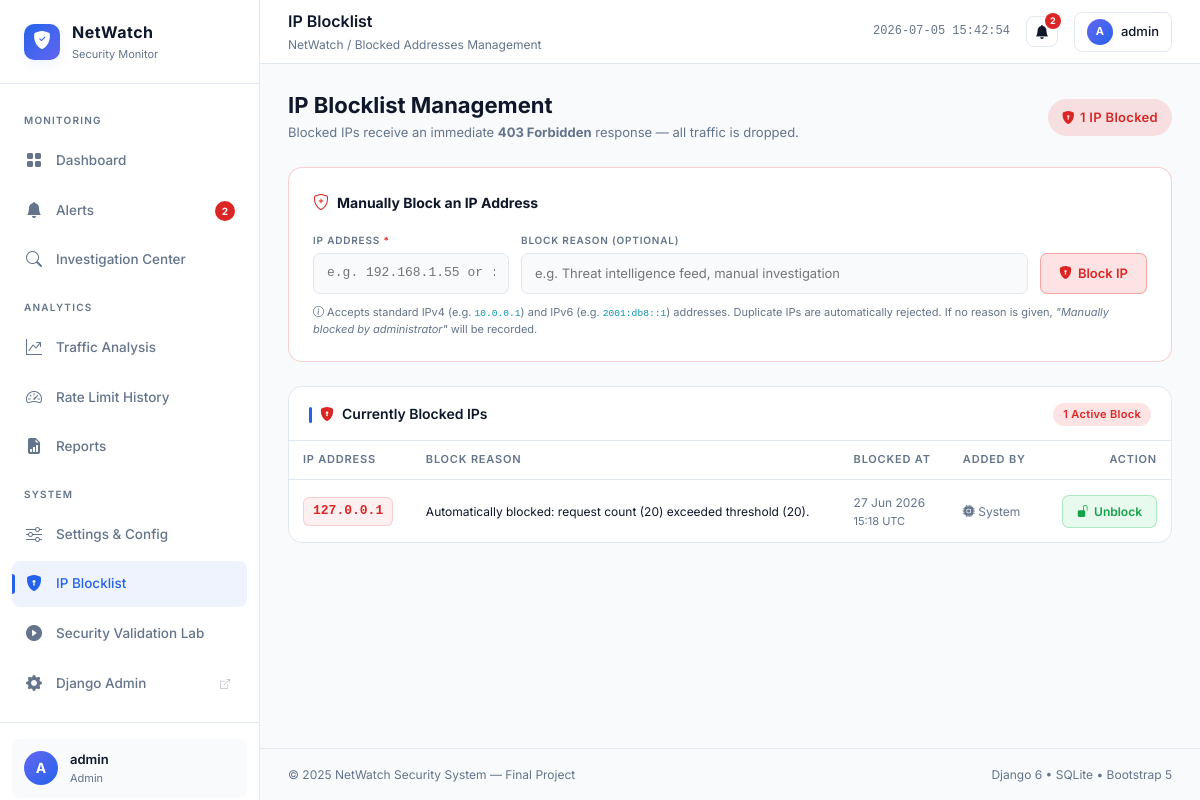
/blocklist/ (signed in), run on the app's committed database.
### accounts/models.py (models this page shows, shortened)
class Profile(models.Model):
    ROLE_CHOICES = (
        ('admin', 'Administrator'),
        ('analyst', 'Security Analyst'),
        ('viewer', 'Viewer'),
    )
    user = models.OneToOneField(User, on_delete=models.CASCADE)
    role = models.CharField(max_length=20, choices=ROLE_CHOICES, default='viewer')

### alerts/models.py (models this page shows, shortened)
class IPBlocklist(models.Model):
    ip_address = models.CharField(max_length=100, unique=True)
    reason = models.CharField(max_length=255, blank=True)
    added_at = models.DateTimeField(auto_now_add=True)
    added_by = models.ForeignKey('auth.User', null=True, blank=True, on_delete=models.SET_NULL)
    class Meta:
        ordering = ['-added_at']

### alerts/views.py (the view)
# urls.py: path('blocklist/', views.blocklist_view, name='blocklist'),
@role_required('admin', redirect_url='dashboard', message='Access Denied: Only Administrators can view the blocklist.')
def blocklist_view(request):
    blocklist = IPBlocklist.objects.all()
    return render(request, 'alerts/blocklist.html', {'blocklist': blocklist})

### accounts/access.py (called while the page is built)
def get_user_role(user):
    if not getattr(user, 'is_authenticated', False):
        return None
    profile = getattr(user, 'profile', None)
    return getattr(profile, 'role', None)

def role_required(*allowed_roles, redirect_url='dashboard', message='Access denied.'):
    def decorator(view_func):
        @wraps(view_func)
        def _wrapped_view(request, *args, **kwargs):
            if not request.user.is_authenticated:
                return redirect_to_login(request.get_full_path(), settings.LOGIN_URL)
            role = get_user_role(request.user)
            if role not in allowed_roles:
                messages.error(request, message)
                return redirect(redirect_url)
            return view_func(request, *args, **kwargs)
        return _wrapped_view
    return decorator

### alerts/models.py (called while the page is built)
    @classmethod
    def get_settings(cls):
        from django.core.cache import cache
        cache_key = "system_settings"
        settings = cache.get(cache_key)
        if settings is None:
            settings, created = cls.objects.get_or_create(pk=1)
            cache.set(cache_key, settings, timeout=300)
        return settings

### netwatch/context_processors.py (called while the page is built)
def netwatch_context(request):
    if request.user.is_authenticated:
        active_alerts = Alert.objects.filter(resolved=False).count()
    else:
        active_alerts = 0
    user_role = get_user_role(request.user)
    return {
        'active_alerts': active_alerts,
        'user_role': user_role,
        'is_admin_user': user_role == 'admin',
        'is_analyst_user': user_role == 'analyst',
        'is_viewer_user': user_role == 'viewer',
    }

### templates/alerts/blocklist.html (shortened to what this page needs)
{% extends 'base.html' %}
{% block nav_blocklist %}active{% endblock %}
{% block page_title %}IP Blocklist{% endblock %}
{% block page_breadcrumb %}Blocked Addresses Management{% endblock %}
{% block content %}
<div class="d-flex align-items-center justify-content-between mb-4">
  <div>
    <h1 style="font-size:22px; font-weight:700; color:var(--nw-text-primary); margin:0;">
      IP Blocklist Management
    </h1>
    <p style="color:var(--nw-text-muted); font-size:13px; margin:4px 0 0;">
      Blocked IPs receive an immediate <strong>403 Forbidden</strong> response — all traffic is dropped.
    </p>
  </div>
  <span class="nw-badge nw-badge-danger" style="font-size:13px; padding:8px 14px;">
    <i class="bi bi-shield-lock-fill"></i>
    {{ blocklist|length }} IP{{ blocklist|length|pluralize }} Blocked
  </span>
</div>
<div class="add-ip-panel">
  <div class="add-ip-title">
    <i class="bi bi-shield-plus" style="color:var(--nw-danger); font-size:16px;"></i>
    Manually Block an IP Address
  </div>
  <form method="post" action="{% url 'blocklist_add_ip' %}">
    <div class="add-ip-form-row">
      <div class="add-ip-group">
        <label class="add-ip-label" for="id_ip_address">
          IP Address <span style="color:var(--nw-danger);">*</span>
        </label>
        <input
          type="text"
          id="id_ip_address"
          name="ip_address"
          class="add-ip-input"
          placeholder="e.g. 192.168.1.55 or ::1"
          autocomplete="off"
          required
        />
      </div>
      <div class="add-ip-group" style="flex:1;">
        <label class="add-ip-label" for="id_reason">
          Block Reason <span style="color:var(--nw-text-muted);">(optional)</span>
        </label>
        <input
          type="text"
          id="id_reason"
          name="reason"
          class="add-ip-input add-ip-reason"
          placeholder="e.g. Threat intelligence feed, manual investigation"
          maxlength="255"
          style="width:100%;"
        />
      </div>
      <div class="add-ip-group" style="align-self:flex-end;">
        <button type="submit" class="btn-block-ip"
          onclick="return confirm('Block this IP address? It will immediately start receiving 403 errors.');">
          <i class="bi bi-shield-lock-fill"></i>
          Block IP
        </button>
      </div>
    </div>
    <div style="margin-top:10px; font-size:11px; color:var(--nw-text-muted);">
      <i class="bi bi-info-circle"></i>
      Accepts standard IPv4 (e.g. <code style="color:var(--nw-info);">10.0.0.1</code>) and IPv6
      (e.g. <code style="color:var(--nw-info);">2001:db8::1</code>) addresses.
      Duplicate IPs are automatically rejected.
      If no reason is given, <em>"Manually blocked by administrator"</em> will be recorded.
    </div>
  </form>
</div>
<div class="nw-card" style="padding:0; overflow:hidden;">
  <div class="nw-section-header" style="padding:16px 20px 0;">
    <div class="nw-section-title">
      <i class="bi bi-shield-lock-fill" style="color:var(--nw-danger);"></i>
      Currently Blocked IPs
    </div>
    <span class="nw-badge nw-badge-danger">
      {{ blocklist|length }} Active Block{{ blocklist|length|pluralize }}
    </span>
  </div>
  <div style="height:1px; background:var(--nw-border); margin:12px 0 0;"></div>
  <div style="overflow-x:auto;">
    <table class="nw-table">
      <thead>
        <tr>
          <th>IP Address</th>
          <th>Block Reason</th>
          <th>Blocked At</th>
          <th>Added By</th>
          <th style="text-align:right;">Action</th>
        </tr>
      </thead>
      <tbody>
        {% for b in blocklist %}
        <tr>
          <td>
            <span class="blocked-ip-chip">{{ b.ip_address }}</span>
          </td>
          <td>
            <span class="reason-cell">
              {{ b.reason|default:"—" }}
            </span>
          </td>
          <td>
            <span class="nw-timestamp">{{ b.added_at|date:"d M Y" }}</span>
            <div style="font-size:11px; color:var(--nw-text-muted);">
              {{ b.added_at|date:"H:i" }} UTC
            </div>
          </td>
          <td>
            <span class="added-by-cell">
              {% if b.added_by %}
                <i class="bi bi-person-fill" style="color:var(--nw-accent);"></i>
                {{ b.added_by.username }}
              {% else %}
                <i class="bi bi-cpu-fill" style="color:var(--nw-text-muted);"></i>
                System
              {% endif %}
            </span>
          </td>
          <td style="text-align:right;">
            <form method="post" action="{% url 'unblock_ip' b.pk %}"
              onsubmit="return confirm('Remove {{ b.ip_address }} from the blocklist?\nThis IP will immediately be allowed to send requests again.');">
              <button type="submit"
                style="padding:6px 14px; background:rgba(34,197,94,0.1); border:1px solid rgba(34,197,94,0.3);
                  color:var(--nw-success); border-radius:7px; font-size:12px; font-weight:600;
                  cursor:pointer; font-family:'Inter',sans-serif; display:inline-flex; align-items:center; gap:5px;
                  transition:all 0.2s;"
                onmouseover="this.style.background='rgba(34,197,94,0.2)'"
                onmouseout="this.style.background='rgba(34,197,94,0.1)'">
                <i class="bi bi-unlock-fill"></i> Unblock
              </button>
            </form>
          </td>
        </tr>
        {% endfor %}
      </tbody>
    </table>
  </div>
</div>
{% endblock %}

### templates/base.html (shortened to what this page needs)
<!DOCTYPE html>
<html lang="en">
<head>
  <link href="https://cdn.jsdelivr.net/npm/bootstrap@5.3.3/dist/css/bootstrap.min.css" rel="stylesheet" />
  <link href="https://cdn.jsdelivr.net/npm/bootstrap-icons@1.11.3/font/bootstrap-icons.min.css" rel="stylesheet" />
</head>
<body>
  <aside class="nw-sidebar">
    <a href="{% url 'dashboard' %}" class="nw-sidebar-brand">
      <div class="nw-brand-icon">
        <i class="bi bi-shield-fill-check"></i>
      </div>
      <div class="nw-brand-text">
        <span class="nw-brand-name">NetWatch</span>
        <span class="nw-brand-subtitle">Security Monitor</span>
      </div>
    </a>
    <nav class="nw-nav">
      <span class="nw-nav-section-label">Monitoring</span>
      <a href="{% url 'dashboard' %}"
        class="nw-nav-item {% block nav_dashboard %}{% endblock %}">
        <i class="bi bi-grid-fill"></i>
        Dashboard
      </a>
      {% if is_admin_user or is_analyst_user %}
      <a href="{% url 'alerts_list' %}" class="nw-nav-item {% block nav_alerts %}{% endblock %}">
        <i class="bi bi-bell-fill"></i>
        Alerts
        {% if active_alerts %}
        <span class="nw-nav-badge">{{ active_alerts }}</span>
        {% endif %}
      </a>
      <a href="{% url 'ip_investigation' %}" class="nw-nav-item {% block nav_investigate %}{% endblock %}">
        <i class="bi bi-search"></i>
        Investigation Center
      </a>
      {% endif %}
      {% if is_admin_user or is_analyst_user %}
      <span class="nw-nav-section-label">Analytics</span>
      <a href="{% url 'analytics' %}" class="nw-nav-item {% block nav_traffic %}{% endblock %}">
        <i class="bi bi-graph-up-arrow"></i>
        Traffic Analysis
      </a>
      <a href="{% url 'rate_limit_history' %}" class="nw-nav-item {% block nav_rate_limits %}{% endblock %}">
        <i class="bi bi-speedometer2"></i>
        Rate Limit History
      </a>
      <a href="{% url 'reports' %}" class="nw-nav-item {% block nav_reports %}{% endblock %}">
        <i class="bi bi-file-earmark-bar-graph-fill"></i>
        Reports
      </a>
      {% endif %}
      <span class="nw-nav-section-label">System</span>
      {% if is_admin_user %}
      <a href="{% url 'settings' %}" class="nw-nav-item {% block nav_settings %}{% endblock %}">
        <i class="bi bi-sliders"></i>
        Settings & Config
      </a>
      <a href="{% url 'blocklist' %}" class="nw-nav-item {% block nav_blocklist %}{% endblock %}">
        <i class="bi bi-shield-lock-fill"></i>
        IP Blocklist
      </a>
      <a href="{% url 'simulation_lab' %}" class="nw-nav-item {% block nav_simulation %}{% endblock %}">
        <i class="bi bi-play-circle-fill"></i>
        Security Validation Lab
      </a>
      <a href="/admin/" class="nw-nav-item" target="_blank">
        <i class="bi bi-gear-fill"></i>
        Django Admin
        <i class="bi bi-box-arrow-up-right ms-auto"
          style="font-size:10px; opacity:0.5;"></i>
      </a>
      {% endif %}
    </nav>
    <div class="nw-sidebar-footer">
      <div class="nw-user-card mb-2">
        <div class="nw-avatar">
          {{ request.user.username|first|upper }}
        </div>
        <div class="nw-user-info">
          <div class="nw-username">{{ request.user.username }}</div>
          <div class="nw-user-role">
            {{ user_role|default:"User"|title }}
          </div>
        </div>
      </div>
    </div>
  </aside>
  <div class="nw-main">
    <header class="nw-topbar">
      <div>
        <div class="nw-page-title">{% block page_title %}Dashboard{% endblock %}</div>
        <div class="nw-page-breadcrumb">
          NetWatch / {% block page_breadcrumb %}Overview{% endblock %}
        </div>
      </div>
      <div class="nw-topbar-actions">
        <span id="nw-system-clock"
          style="font-size:12px; color:var(--nw-text-muted); font-family:'Courier New',monospace;">
        </span>
        {% if is_admin_user or is_analyst_user %}
        <a href="{% url 'alerts_list' %}" class="btn btn-sm"
          style="background:var(--nw-bg-card); border:1px solid var(--nw-border); color:var(--nw-text-primary); border-radius:8px; position:relative; text-decoration:none;"
          title="View Active Alerts">
          <i class="bi bi-bell-fill"></i>
          {% if active_alerts %}
          <span
            style="position:absolute; top:-4px; right:-4px; width:16px; height:16px; background:var(--nw-danger); border-radius:50%; font-size:9px; font-weight:700; display:flex; align-items:center; justify-content:center; color:white;">
            {{ active_alerts }}
          </span>
          {% endif %}
        </a>
        {% endif %}
        <div
          style="display:flex; align-items:center; gap:8px; background:var(--nw-bg-card); border:1px solid var(--nw-border); border-radius:8px; padding:6px 12px;">
          <div class="nw-avatar" style="width:26px; height:26px; font-size:11px;">
            {{ request.user.username|first|upper }}
          </div>
          <span style="font-size:13px; font-weight:500; color:var(--nw-text-primary);">
            {{ request.user.username }}
          </span>
        </div>
      </div>
    </header>
    <main class="nw-content">
      {% block content %}{% endblock %}
    </main>
    <footer
      style="padding: 16px 28px; border-top:1px solid var(--nw-border); display:flex; justify-content:space-between; align-items:center;">
      <span style="font-size:12px; color:var(--nw-text-muted);">
        &copy; 2025 NetWatch Security System — Final Project
      </span>
      <span style="font-size:12px; color:var(--nw-text-muted);">
        Django 6 &bull; SQLite &bull; Bootstrap 5
      </span>
    </footer>
  </div>
</body>
</html>

### templates/alerts/blocklist.html (style rules this page uses)
.add-ip-panel { background: var(--nw-bg-card); border: 1px solid rgba(239,68,68,0.25); border-radius: 14px; padding: 22px 24px; margin-bottom: 24px; }
.add-ip-title { font-size: 14px; font-weight: 700; color: var(--nw-text-primary); margin-bottom: 16px; display: flex; align-items: center; gap: 8px; }
.add-ip-form-row { display: flex; align-items: flex-end; gap: 12px; flex-wrap: wrap; }
.add-ip-group { display: flex; flex-direction: column; gap: 5px; }
.add-ip-label { font-size: 10px; font-weight: 600; color: var(--nw-text-muted); text-transform: uppercase; letter-spacing: 0.8px; }
.add-ip-input { background: var(--nw-bg-page); border: 1px solid var(--nw-border); color: var(--nw-text-primary); border-radius: 7px; padding: 9px 13px; font-size: 13px; font-family: 'Courier New', monospace; outline: none; transition: border-color 0.2s; min-width: 180px; }
.add-ip-reason { font-family: 'Inter', sans-serif; min-width: 260px; }
.btn-block-ip { padding: 9px 18px; background: rgba(239,68,68,0.15); border: 1px solid rgba(239,68,68,0.4); color: var(--nw-danger); border-radius: 7px; font-size: 13px; font-weight: 600; cursor: pointer; font-family: 'Inter', sans-serif; display: inline-flex; align-items: center; gap: 6px; transition: all 0.2s; white-space: nowrap; }
.added-by-cell { font-size: 12px; color: var(--nw-text-muted); }
.blocked-ip-chip { font-family: 'Courier New', monospace; font-size: 13px; font-weight: 700; color: var(--nw-danger); background: rgba(239,68,68,0.08); border: 1px solid rgba(239,68,68,0.2); border-radius: 6px; padding: 3px 9px; display: inline-block; }
.reason-cell { font-size: 12px; color: var(--nw-text-primary); max-width: 240px; }

### data on the page
Profile: role "Admin"
IPBlocklist: ip_address "127.0.0.1", reason "Automatically blocked: request count (20) exceeded threshold (20).", added_at "27 Jun 2026", added_at "15:18", shows "System"

### other printed values
{{ active_alerts }} "2"
{{ request.user.username|first|upper }} "A"
{{ request.user.username }} "admin"
{{ blocklist|length }} "1"
